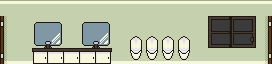

Tiled map render using the project's own tile images. Description and the map definition, with tile-layer contents summarised, below:
An orthogonal 17x4 tile map with 16x16 px tiles, 1 tile layer (main).

<map version="1.0" orientation="orthogonal" width="17" height="4" tilewidth="16" tileheight="16">
 <tileset firstgid="1" name="tiles" tilewidth="16" tileheight="16">
  <image source="../../../data/tiles.png" trans="000000" width="256" height="256" />
 </tileset>
 <layer name="main" width="17" height="4">
  <data>[68 cells, 68 non-empty, 24 distinct tile ids]</data>
 </layer>
</map>
